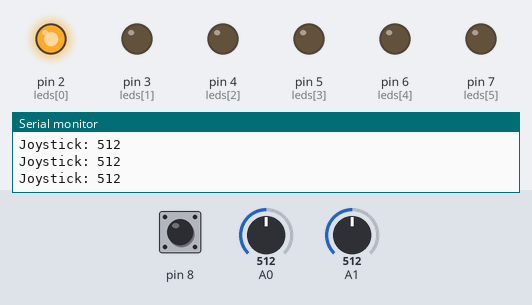
The sketch below on a simulated Arduino Uno, built with avr-gcc and run on an emulated ATmega328P. Parts: output pins drawn as LEDs (lit = HIGH), the last lines printed to the serial monitor. Dashed ring = blinking. Inputs (shaded band) come from the test bench; at power-on: A0 = 512, pin 8 HIGH, A1 = 512.

Above: at 1.2 s.
1.3 s: A0 set to 690
2.8 s: A0 set to 712
At 5.0 s:
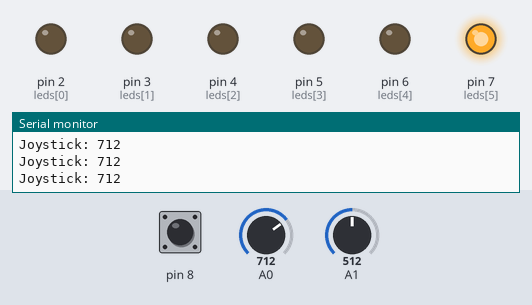
5.3 s: pin 8 pulled LOW for 3.2 s
At 5.9 s:
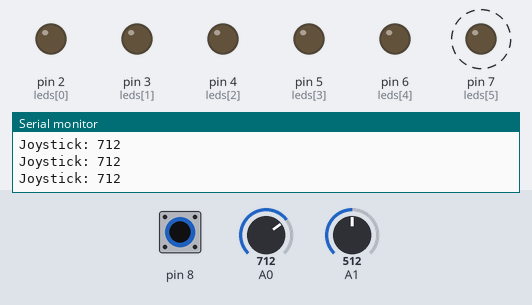
10.0 s: pin 8 pulled LOW for 0.15 s
At 10.4 s:
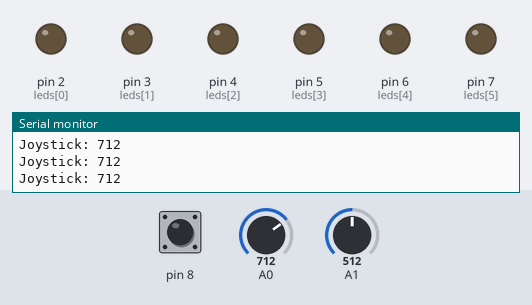
Timing chart, 0 to 13.0 s (numbered marks = the images above; inputs shaded):
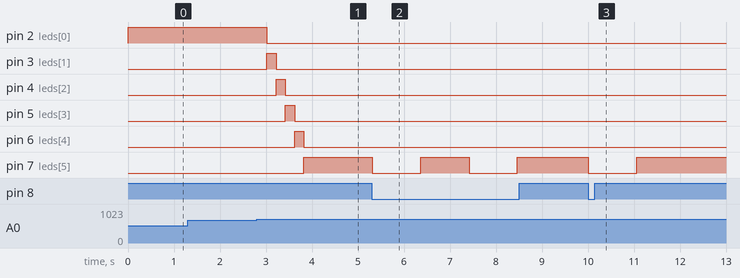

The sketch:

Lab5.ino
```cpp
int leds[6] = {2,3,4,5,6,7};

int led = 0;

void setup()
{
  Serial.begin(9600);

  for(int i = 0; i < 6; i++)
  {
    pinMode(leds[i], OUTPUT);
  }

  pinMode(8, INPUT_PULLUP);
}

void loop()
{
  int x = analogRead(A0);
  int pot = analogRead(A1);
  int speed = map(pot,0,1023,100,2000);

  Serial.print("Joystick: ");
  Serial.println(x);

  // -------- MOVE LED -------

  if(digitalRead(8) == HIGH)
  {
    if(x > 700 && led < 5)
    {
      led++;
      delay(200);
    }

    if(x < 300 && led > 0)
    {
      led--;
      delay(200);
    }
  }

  // ------- TURN LEDs ON/OFF --------

  for(int i = 0; i < 6; i++)
  {
    if(i == led)
    {
      digitalWrite(leds[i], HIGH);
    }
    else
    {
      digitalWrite(leds[i], LOW);
    }
  }

  // -------- BLINK MODE --------

  if(digitalRead(8) == LOW)
  {
    digitalWrite(leds[led], LOW);
    delay(speed);

    digitalWrite(leds[led], HIGH);
    delay(speed);
  }
}
```

Measured:
- the behaviour switches between 700 and 701 on A0 (found by bisection; images 0 and 1)
- after the input at 2.8 s, pin 2 (leds[0]): HIGH → LOW after 0.22 s; pin 3 (leds[1]): LOW → HIGH after 0.22 s, → LOW 0.20 s later; pin 4 (leds[2]): LOW → HIGH after 0.42 s, → LOW 0.20 s later; pin 5 (leds[3]): LOW → HIGH after 0.62 s, → LOW 0.20 s later; pin 6 (leds[4]): LOW → HIGH after 0.82 s, → LOW 0.20 s later
- after the input at 5.3 s, pin 7 (leds[5]): alternates HIGH for 1.1 s and LOW for 1.1 s, starting at once
- after the input at 10.0 s, pin 7 (leds[5]): HIGH → LOW at once, → HIGH 1.1 s later
